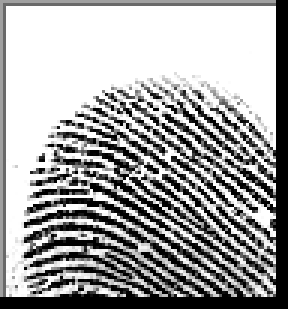
#> input picture Image Testcases/Enroll_testcase.BMP, 96 x 103 px (shown 3 times larger); its folder holds only this picture in this run
$ python -i fingerprintverification.py   (imports and definitions only)
#> lines starting #> are read from the running program, lines starting #| are printed output that depends on the picture; after the words box and inside, x2 and y2 are one past the last pixel; in counts of white or black regions, pixels touching at a corner belong together
#> further down, picture is the input picture: shape (103, 96, 3); min 0, max 255, mean 163

# Downloading the dataset
# !pip install kaggle
# !mkdir ~/.kaggle
# !cp kaggle.json ~/.kaggle
# !chmod 600 ~/.kaggle/kaggle.json
# !kaggle datasets download -d ruizgara/socofing
# !unzip /content/socofing.zip

# Downloading samples and helper functions
from os import path
# if not path.exists('utils.py'): # If running on colab: the first time download and unzip additional files
#     !wget https://biolab.csr.unibo.it/samples/fr/files.zip
#     !unzip files.zip

# Importing libraries
import os
import math
import numpy as np
import cv2 as cv
import matplotlib.pyplot as plt
from utils import *
import shutil

# Transferring samples to the dataset
# shutil.copyfile("/content/samples/sample_1_2.png",'/content/socofing/SOCOFing/Real/sample_1_2.png')
# shutil.copyfile("/content/samples/sample_2.png",'/content/socofing/SOCOFing/Real/sample_2.png')

# os.chdir("/content/socofing/SOCOFing/Real")

"""### Helper functions"""

def compute_crossing_number(values):
    return np.count_nonzero(values < np.roll(values, -1))

# [40 lines left out: functions compute_next_ridge_following_directions, follow_ridge_and_compute_angle, Gs, Psi, not called in this run]

"""### Step 1: Fingerprint Segmentation"""

def segmentation(image):
  # Calculate the local gradient (using Sobel filters)
  gx, gy = cv.Sobel(image, cv.CV_32F, 1, 0), cv.Sobel(image, cv.CV_32F, 0, 1)
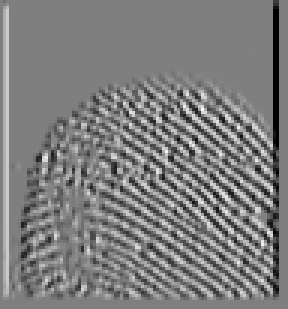
#> gx: shape (103, 96, 3) float32 (shown 3 times larger); min -1020, max 1016, mean -10.6; drawn with min black and max white
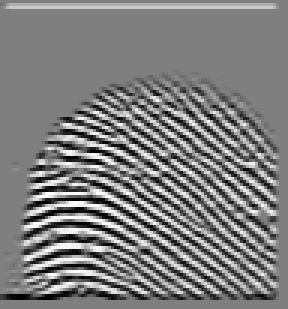
#> gy: shape (103, 96, 3) float32 (shown 3 times larger); min -1020, max 1020, mean -9.9; drawn with min black and max white

  # Calculate the magnitude of the gradient for each pixel
  gx2, gy2 = gx**2, gy**2
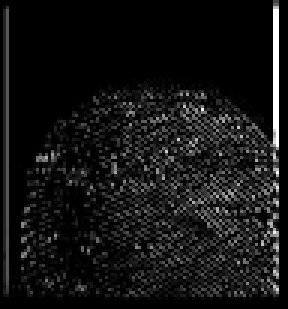
#> gx2: shape (103, 96, 3) float32 (shown 3 times larger); min 0, max 1040400, mean 84820.5; drawn with min black and max white
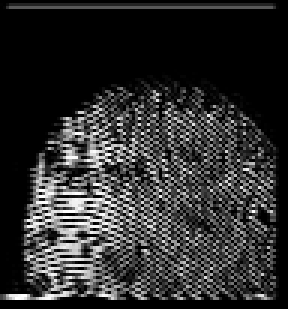
#> gy2: shape (103, 96, 3) float32 (shown 3 times larger); min 0, max 1040400, mean 189199; drawn with min black and max white
  gm = np.sqrt(gx2 + gy2)
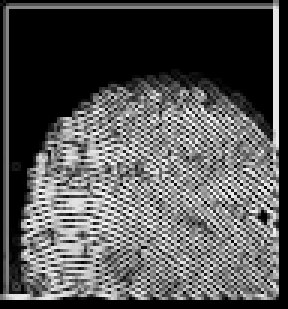
#> gm: shape (103, 96, 3) float32 (shown 3 times larger); min 0, max 1123.8, mean 374.9; drawn with min black and max white

  # Integral over a square window
  sum_gm = cv.boxFilter(gm, -1, (25, 25), normalize = False)
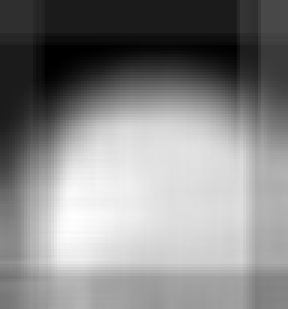
#> sum_gm: shape (103, 96, 3) float32 (shown 3 times larger); min 0, max 446744.3, mean 237639.2; drawn with min black and max white

  # Use a simple threshold for segmenting the fingerprint pattern
  thr = sum_gm.max() * 0.2
#> thr = 89348.9
  mask = cv.threshold(sum_gm, thr, 255, cv.THRESH_BINARY)[1].astype(np.uint8)
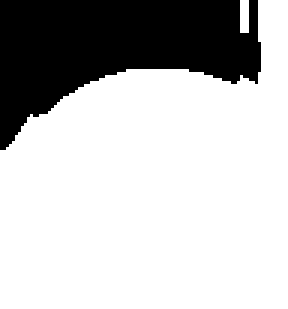
#> mask: shape (103, 96, 3) (shown 3 times larger); 74.8% white; 1 black region, box (x1, y1, x2, y2) and area: (0, 0, 87, 50) 2491
  return mask, gx2, gy2, gx, gy

"""### Step 2: Estimation of local ridge orientation"""

# [12 lines left out: function local_ridge_orientation, not called in this run]

"""### Step 3: Estimation of local ridge frequency"""

# [19 lines left out: function local_ridge_frequency, not called in this run]

"""### Step 4: Fingerprint Enhancement"""

# [18 lines left out: function fingerprint_enhancement, not called in this run]

"""### Step 5: Detection of minutiae positions"""

# [34 lines left out: function detect_minutiae, not called in this run]

"""### Step 6: Detection of minutiae directions"""

# [25 lines left out: function minutiae_directions, not called in this run]

"""### Step 7: Creation of local structures"""

# [44 lines left out: function local_structures_calc, not called in this run]

"""### Step 8: Fingerprint comparison"""

# [25 lines left out: function comparison, not called in this run]
  # @interact(i = (0,len(pairs[0])-1), show_local_structures = False)
  # def show_pairs(i=0, show_local_structures = False):
  #     show(draw_match_pairs(f1, m1, ls1, f2, m2, ls2, ref_cell_coords, pairs, i, show_local_structures))

"""### Main Function"""

# [30 lines left out: function verification, not called in this run]

skipped = 0
data = dict()


# [19 lines not run here, left out]

"""### Finding a match for a sample fingerprint"""

# [8 lines of commented-out code are left out]

"""### Plotting the sample and its match"""

# [11 lines of commented-out code are left out]

>>> import cv2
>>> picture = cv2.imread('Image Testcases/Enroll_testcase.BMP')
>>> result = segmentation(picture)
#> result = 5 items
